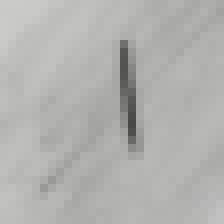
#> input picture Jupyter/1.png, 28 x 28 px (shown 8 times larger)
$ jupyter execute --allow-errors PythonNeuralNetwork.ipynb   (shell and % lines are left out)
#> lines starting #> are read from the running program, lines starting #| are printed output that depends on the picture; long printed decimals are rounded
[cell 1]
import numpy as np
a = np.zeros([3,2])
a[0,0] = 20
a[1,1] = 17
a[2,0] = 3
print(a)

[cell 2]
import matplotlib.pyplot
matplotlib.pyplot.imshow(a,interpolation="nearest")
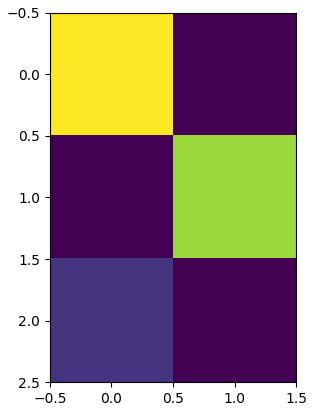
#> figure drawn by matplotlib, 1 panel

[cell 3]
import scipy.special
import numpy
class neuralNetwork:
    # [39 lines left out: functions __init__, train, query, not called in this run]

#> (a cell that did not finish here is left out)

#> (a cell that did not finish here is left out)

[cell 6]
import numpy
import matplotlib.pyplot

#> (a cell that did not finish here is left out)

#> (a cell that did not finish here is left out)

#> (a cell that did not finish here is left out)

[cell 10]
#output nodes is 10 eg.
onodes = 10
targets = numpy.zeros(onodes) + 0.01
#> (the rest of this cell did not finish here and is left out)

[cell 11]
#Make Your Own Neural Network
#code for a 3-layer neural network, and code for learing the MNIST dataset

import numpy
import scipy.special
import matplotlib.pyplot

class neuralNetwork:
    def __init__(self,input_nodes,hidden_nodes,output_nodes,learing_rate):
        self.inodes = input_nodes
        self.hnodes = hidden_nodes
        self.onodes = output_nodes
        self.lr = learing_rate

        self.wih = numpy.random.normal(0.0,pow(self.hnodes,-0.5),(self.hnodes,self.inodes))
        self.who = numpy.random.normal(0.0,pow(self.onodes,-0.5),(self.onodes,self.hnodes))
        self.activation_function = lambda x:scipy.special.expit(x)
    # [16 lines left out: function train, not called in this run]

    def query(self,input_list):
        inputs = numpy.array(input_list,ndmin=2).T
        hidden_inputs = numpy.dot(self.wih,inputs)
        hidden_outputs = self.activation_function(hidden_inputs)

        final_inputs = numpy.dot(self.who,hidden_outputs)
        final_outputs = self.activation_function(final_inputs)
        return final_outputs

#create a instance of neural network
n = neuralNetwork(784,100,10,0.2)
#load the training data CSV file into a list
#> (the rest of this cell did not finish here and is left out)

#> (a cell that did not finish here is left out)

[cell 13]
def convert(imgf, labelf, outf, n):
    f = open(imgf, "rb")
    o = open(outf, "w")
    l = open(labelf, "rb")

    f.read(16)
    l.read(8)
    images = []

    for i in range(n):
        image = [ord(l.read(1))]
        for j in range(28*28):
            image.append(ord(f.read(1)))
        images.append(image)

    for image in images:
        o.write(",".join(str(pix) for pix in image)+"\n")
    f.close()
    o.close()
    l.close()

#> (the rest of this cell did not finish here and is left out)

[cell 14]
import time
#> (the rest of this cell did not finish here and is left out)

#> (a cell that did not finish here is left out)

[cell 16]
import imageio
import glob
dataset = []
img_array = imageio.imread('1.png',as_gray=True)
#> img_array: shape (28, 28) float32; min 72.13, max 201.8, mean 177.8
img_data = 255.0 - img_array.reshape(784)
#> img_data = 784 values, max 182.9 at index 436, min 53.23 at index 0, mean 77.2
img_data = (img_data / 255.0 * 0.99) + 0.01
#> img_data = 784 values, max 0.72 at index 436, min 0.217 at index 0, mean 0.31
label = int(3)
record = numpy.append(label,img_data)
#> record = 785 values, max 3 at index 0, min 0.217 at index 1, mean 0.313
dataset.append(record)

[cell 17]
import matplotlib.pyplot
matplotlib.pyplot.imshow(dataset[0][1:].reshape((28,28)),cmap='Greys',interpolation='None')
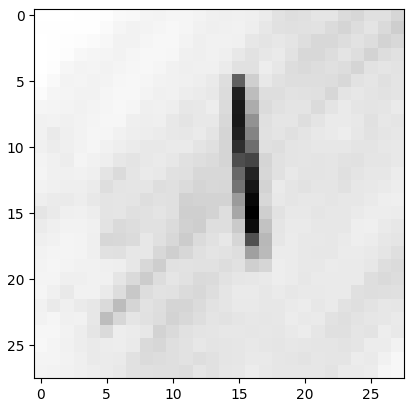
#> figure drawn by matplotlib, 1 panel

[cell 18]
ans = n.query(dataset[0][1:])
#> in query, `inputs = numpy.array(input_list,ndmin=2).T`: inputs has the same summary as img_data outside query
#> in query, `hidden_inputs = numpy.dot(self.wih,inputs)`: hidden_inputs = 100 values, max 2.14 at index 49, min -2.07 at index 11, mean -0.0408
#> in query, `hidden_inputs = numpy.dot(self.wih,inputs)`:
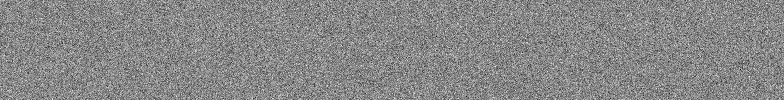
#> self.wih: shape (100, 784) float64; min -0.485, max 0.424, mean -0.000273; drawn with min black and max white
#> in query, `hidden_outputs = self.activation_function(hidden_inputs)`: hidden_outputs = 100 values, max 0.895 at index 49, min 0.112 at index 11, mean 0.493
#> in query, `final_inputs = numpy.dot(self.who,hidden_outputs)`: final_inputs = [-0.687, 0.0158, -1.59, 0.245, -0.896, 0.282, -2.84, 3.12, 0.406, -0.474]
#> in query, `final_outputs = self.activation_function(final_inputs)`: final_outputs = [0.335, 0.504, 0.169, 0.561, 0.29, 0.57, 0.055, 0.958, 0.6, 0.384]
#> ans has the same summary as final_outputs in query
print(ans)
#| [[0.3347]
#|  [0.504 ]
#|  [0.1694]
#|  [0.5608 ]
#|  [0.2899 ]
#|  [0.5701]
#|  [0.05502]
#|  [0.9578]
#|  [0.6002]
#|  [0.3836]]
print(numpy.argmax(ans))
#| 7

$ run again, with Jupyter/3.png copied over Jupyter/1.png
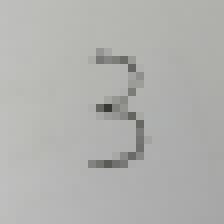
#> input picture Jupyter/3.png, 28 x 28 px (shown 8 times larger)
#> `img_data = 255.0 - img_array.reshape(784)`: img_data = 784 values, max 198.8 at index 377, min 63.64 at index 196, mean 78.06
#> `img_data = (img_data / 255.0 * 0.99) + 0.01`: img_data = 784 values, max 0.782 at index 377, min 0.257 at index 196, mean 0.313
#> record = 785 values, max 3 at index 0, min 0.257 at index 197, mean 0.316
#> `[cell 17] import matplotlib.pyplot matplotlib.pyplot.imshow(dataset[0]..`:
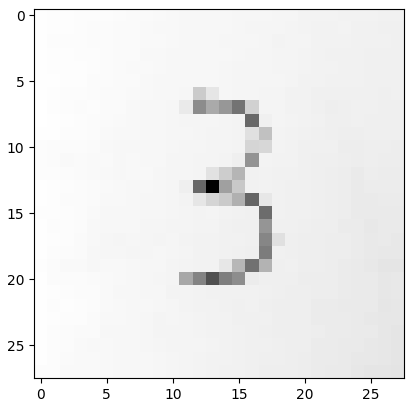
#> figure drawn by matplotlib, 1 panel
#> inputs has the same summary as img_data outside query
#> hidden_inputs = 100 values, max 2.16 at index 56, min -2.03 at index 69, mean -0.047
#> hidden_outputs = 100 values, max 0.896 at index 56, min 0.116 at index 69, mean 0.492
#> final_inputs = [-0.777, 0.0208, -1.64, 0.0598, -0.829, 0.274, -2.74, 3.14, 0.478, -0.46]
#> final_outputs = [0.315, 0.505, 0.163, 0.515, 0.304, 0.568, 0.0608, 0.958, 0.617, 0.387]
#> ans has the same summary as final_outputs in query
#| [[0.315]
#|  [0.5052]
#|  [0.1628]
#|  [0.5149]
#|  [0.3038]
#|  [0.568]
#> (further printed lines are left out)
#| 7
